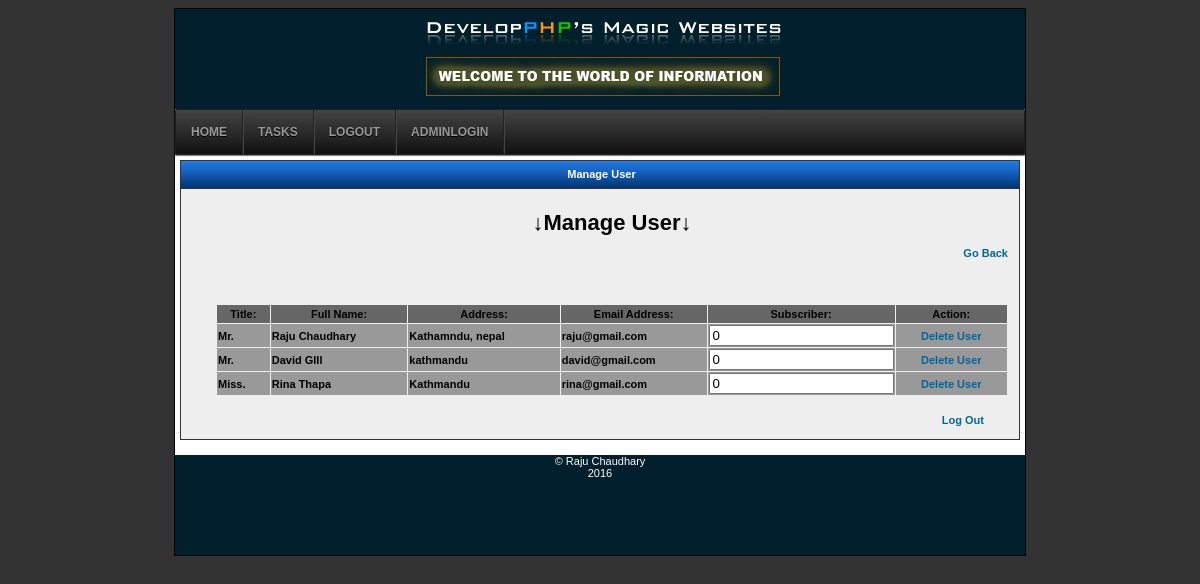
Page /admin/manageuser.php (signed in) on the committed database.
### tables this page shows
CREATE TABLE IF NOT EXISTS `member` (
  `member_no` int(11) NOT NULL AUTO_INCREMENT,
  `title` varchar(10) NOT NULL,
  `first_name` varchar(20) NOT NULL,
  `last_name` varchar(20) NOT NULL,
  `address_line_one` varchar(300) NOT NULL,
  `email_address` varchar(255) NOT NULL,
  `password` char(32) NOT NULL,
  `subscribed` tinyint(1) NOT NULL DEFAULT '0',
  `acc_type` int(1) NOT NULL,
  PRIMARY KEY (`member_no`)
);

### admin/manageuser.php (the view, shortened to what this page needs)
<!DOCTYPE html PUBLIC "-//W3C//DTD XHTML 1.0 Transitional//EN" "http://www.w3.org/TR/xhtml1/DTD/xhtml1-transitional.dtd">
<html xmlns="http://www.w3.org/1999/xhtml">
<head>
<link rel="stylesheet" href="../style.css" type="text/css" media="screen"/>
</head>
<body>
<div id="main">
<div id="header">
</div>
<div id="menu">
<li><a href="Index.php">Home</a></li>
<li><a href="viewtask.php">Tasks</a></li>
<li><a href="logout.php">logOut</a></li>
<li><a href="admin_login.php">AdminLogin</a></li>
</div>
<div id="menu-tengah">
<div id="bg_menu" align="center">Manage User</div>
<div id="content_menu">
   <table width="100%" border="0" align="center">
  <tr>
    <td><div align="left" style="margin-left:24px;">
      <h1 align="center">&darr;Manage User&darr;</h1>
      <div align="right"><a href="index.php">Go Back</a></div>
      <br/>
      <br/>
    <div align="left">
		  <table width="100%" border="0" cellpadding="1" cellspacing="1">
		    <tr bgcolor="#666666">
            <th width="62"><div align="center">Title:</div></th>
		      <th width="172"><div align="center">Full Name:</div></th>
              <th width="191"><div align="center">Address:</div></th>
		      <th width="168"><div align="center">Email Address:</div></th>
		      <th width="87"><div align="center">Subscriber:</div></th>
		      <th width="144" align="center">Action:</th>
	        </tr>
		    <?php
						$query = mysql_query("SELECT * FROM `member`");
						while($result = mysql_fetch_assoc($query)){
					?>
                    <p align="justify">
		    <form method="post" action="?process" id="<?=$result['member_no'];?>">
		      <tr bgcolor="#999999">
                <td><?=$result['title'];?></td></p>
		        <td><?=$result['first_name'].' '.$result['last_name'];?></td>
		        <td><?=$result['address_line_one'];?></td>
               	 <td><?=$result['email_address'];?></td>
		        <td><input type="text" name="to" value="<?=$result['subscribed'];?>"/></td>
		        <td width="45" align="center"><?=($result['subscribed'] == 0)?'
				<a href="?delete_id='.$result["member_no"].'">Delete User</a>':'';?><br />
                </td>
		        </tr></p>
		    <?php } ?>
	      </table>
    </div>
    <br/>
 <div align="right" style="margin-right:24px;"><a href="logout.php">Log Out</a></div></td>
</div>
</div>
<div id="footer">&copy; Raju Chaudhary <br/>
2016
</div>
</body>
</html>

### style.css (style rules this page uses)
body { background-color : #333333; font-family:"Lucida Sans Unicode", "Lucida Grande", sans-serif; font-size : 11px; }
#main { background-color : #ffffff; width : 850px; margin : 0 auto; border : 1px solid #000000; }
#header { background-image:url(images/logo.jpg); height:100px; width:850px; }
#menu, #menu ul { margin: 0; padding: 0; list-style: none; }
#menu { margin: 0 auto; border: 1px solid #222; background-color: #111; background-image: linear-gradient(#444, #111); border-radius: 1px; box-shadow: 0 1px 1px #777; }
#menu:before, #menu:after { content: ""; display: table; }
#menu:after { clear: both; }
#menu { zoom:1; }
#menu li { float: left; border-right: 1px solid #222; box-shadow: 1px 0 0 #444; position: relative; }
#menu a { float: left; padding: 15px 15px; color: #999; text-transform: uppercase; font: bold 12px Arial, Helvetica; text-decoration: none; text-shadow: 0 1px 0 #000; }
#footer { background:url(images/footer1.jpg); background-color:#011f2c; font-family:Verdana, Geneva, sans-serif; color:#FFF; text-align:center; height:100px; width:850px; }
#menu-tengah { margin : 5px; width : 840px; float : left; }
#bg_menu { background-color : #CCC; background-image : url(images/menu.gif); border : 1px solid #333; border-bottom : 0px; padding : 7px; padding-left : 10px; color : #ffffff; font-weight : bold; font-size : 11px; height : 13px; }
#content_menu { background-color : #eeeeee; border : 1px solid #333; line-height : 16px; padding : 8px; margin-bottom : 10px; font-weight: bold; }
#content_menu a { color: #006699; font-size: 11px; text-decoration:none; }

### rows in the picture
member: title "Mr.", first_name "Raju", last_name "Chaudhary", address_line_one "Kathamndu, nepal", email_address "raju@gmail.com", to "0"
member: title "Mr.", first_name "David", last_name "GIll", address_line_one "kathmandu", email_address "david@gmail.com", to "0"
member: title "Miss.", first_name "Rina", last_name "Thapa", address_line_one "Kathmandu", email_address "rina@gmail.com", to "0"
